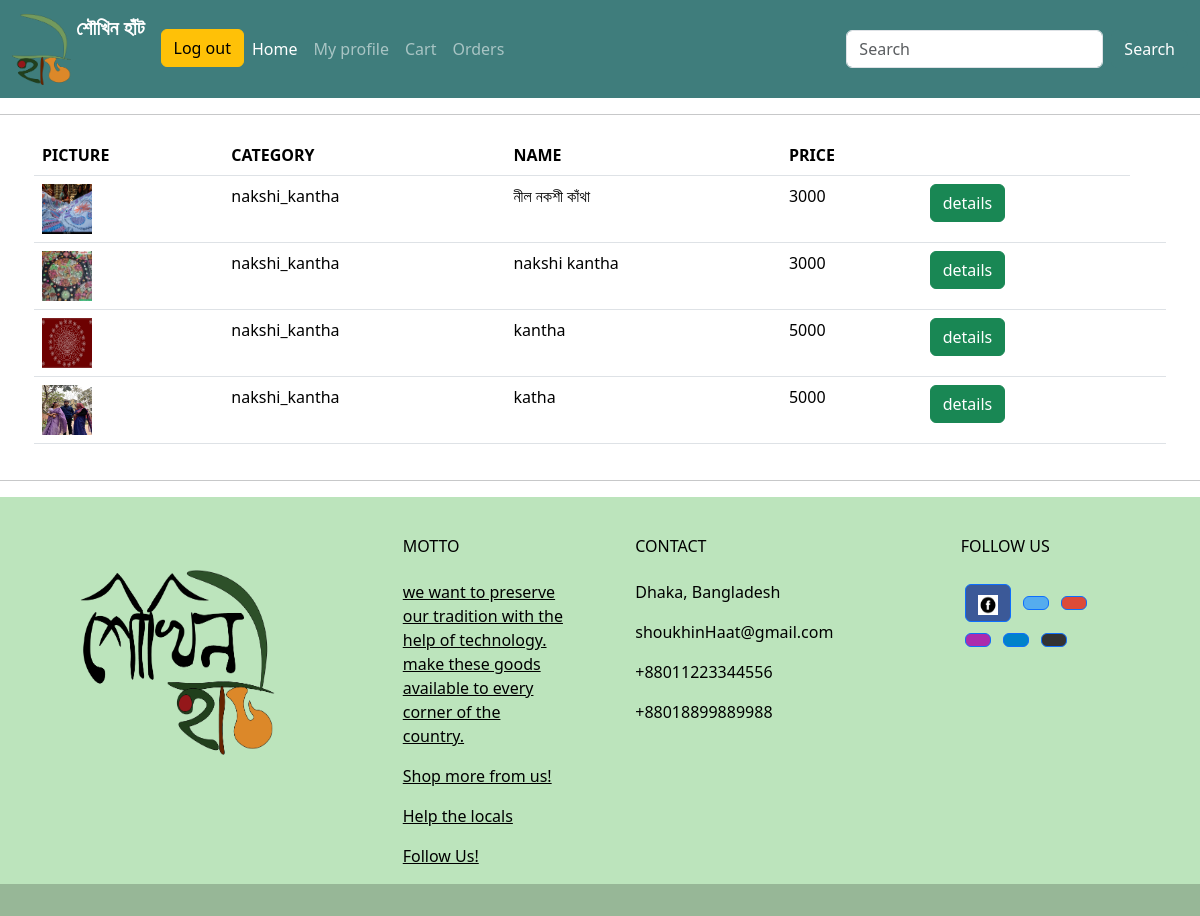
The page /category_nakshi_kantha/ (signed in) on the database its author committed.
### shoukhin/models.py (models this page shows, shortened)
class product(models.Model):
    CATEGORY_CHOICES = CATEGORY_CHOICES = [
        ('jute', 'Jute'),
        ('clothing', 'Clothing'),
        ('jewellery', 'Jewellery'),
        ('food', 'Food'),
        ('home_decor', 'Home Decor'),
        ('pottery', 'Pottery'),
        ('nakshi_kantha', 'Nakshi Kantha'),
        ('others', 'Others'),
    ]
    name = models.CharField(max_length=200)
    price = models.IntegerField()
    description = models.TextField(blank=True,null=True)
    measurements = models.CharField(max_length=300)
    category = models.CharField(max_length=100, choices=CATEGORY_CHOICES, default='others')
    image = models.ImageField(upload_to='static/images', blank=True, null=True, default='static/images/default_no_img.jfif')
    stock = models.IntegerField(default=0)

### shoukhin/views.py (the view)
# urls.py: path('category_nakshi_kantha/',s_view.category_nakshi_kantha, name='category_nakshi_kantha'),
def category_nakshi_kantha(request):
    pro = product.objects.all()
    context={
        'product':pro,
    }
    return  render(request,template_name='body/category_nakshi_kantha.html',context=context)

### shoukhin/template/body/category_nakshi_kantha.html (shortened to what this page needs)
{% extends 'body/main.html' %}
{% load static %}
{% block content %}
<table class="table">
  <thead class="thead-dark">
    <tr>
      <th scope="col">PICTURE</th>
      <th scope="col">CATEGORY</th>
      <th scope="col">NAME</th>
      <th scope="col">PRICE</th>
      <th> </th>
    </tr>
  </thead>
  <tbody>
  {% for p in product %}
    {% if p.category == 'nakshi_kantha' %}
    <tr>
      <td><img src = "{{p.image.url}}" style="height:50px ; width:50px"></td>
      <td>{{p.category}}</td>
      <td>{{p.name}}</td>
      <td>{{p.price}}</td>
      <td><a href="{% url 'view_product' p.id %}" class="btn btn-success ">details</a></td>
      <td>
      </td>
    </tr>
   {% endif %}
  {% endfor %}
  </tbody>
</table>
{% endblock %}

### rows shown on the page
product: image (picture), category "nakshi_kantha", name "নীল নকশী কাঁথা", price "3000"
product: image (picture), category "nakshi_kantha", name "nakshi kantha", price "3000"
product: image (picture), category "nakshi_kantha", name "kantha", price "5000"
product: image (picture), category "nakshi_kantha", name "katha", price "5000"
